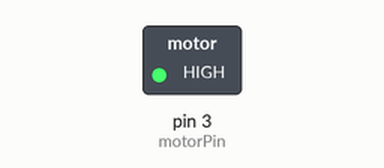
A sketch run on a simulated Arduino Uno, built with avr-gcc and run on an emulated ATmega328P. Parts: switched loads named in the sketch (green lamp = pin HIGH). Dashed ring = blinking. What the sketch prints to the serial monitor is not drawn.

Above: at 0.5 s.
Timing chart, 0 to 4.6 s (numbered marks = the images above):
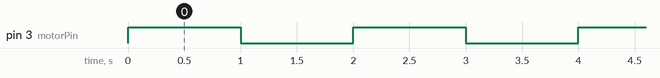

Measured:
- by itself, pin 3 (motorPin): alternates HIGH for 1.0 s and LOW for 1.0 s

The sketch:

vibrator.ino
```cpp
/*
Adafruit Arduino - Lesson 13. DC Motor
*/


int motorPin = 3;

void setup()
{
  pinMode(motorPin, OUTPUT);
  Serial.begin(9600);
  Serial.println("Speed 0 to 255");
}


void loop()
{
  analogWrite(motorPin, 255);
  Serial.println("High");
  delay(1000);
  analogWrite(motorPin, 0);
  Serial.println("Low");
  delay(1000);
}
```
